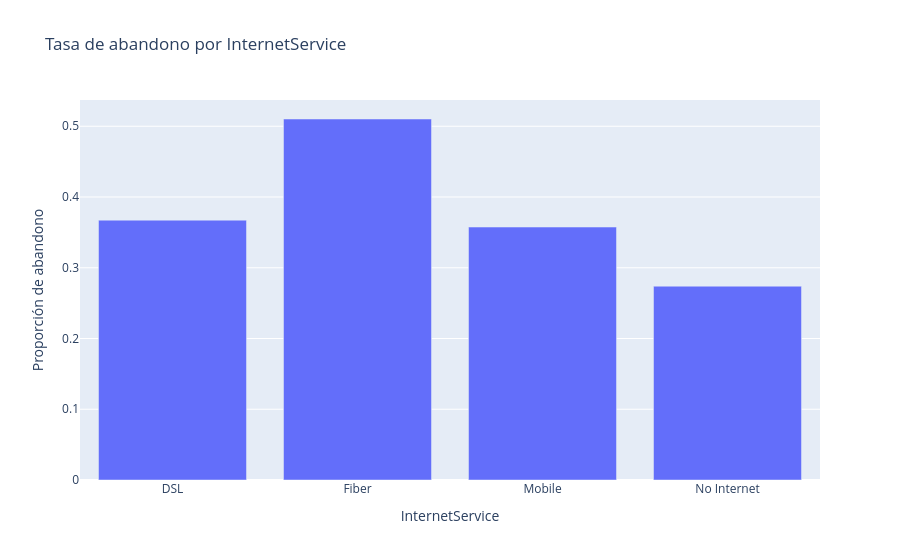

The notebook cell saved with this chart:
### Code cell
# Mostramos tamaño de grupo y tasa: un grupo pequeño requiere cautela.
summary = df.groupby('InternetService', dropna=False).abandono.agg(['size', 'mean']).reset_index()
display(summary)
px.bar(summary, x='InternetService', y='mean', hover_data=['size'], title='Tasa de abandono por InternetService', labels={'mean':'Proporción de abandono'}).show()

### Figure 1 — Plotly figure (JSON) as saved in the notebook; plotly's stock layout.template omitted (floating-point values rounded to 4 significant figures)
{"data": [{"customdata": [[2709], [4239], [2092], [960]], "hovertemplate": "InternetService=%{x}<br>Proporción de abandono=%{y}<br>size=%{customdata[0]}<extra></extra>", "legendgroup": "", "marker": {"color": "#636efa", "pattern": {"shape": ""}}, "name": "", "orientation": "v", "showlegend": false, "textposition": "auto", "type": "bar", "x": ["DSL", "Fiber", "Mobile", "No Internet"], "xaxis": "x", "y": [0.3673, 0.5103, 0.3576, 0.274], "yaxis": "y"}], "layout": {"barmode": "relative", "legend": {"tracegroupgap": 0}, "title": {"text": "Tasa de abandono por InternetService"}, "xaxis": {"anchor": "y", "domain": [0.0, 1.0], "title": {"text": "InternetService"}}, "yaxis": {"anchor": "x", "domain": [0.0, 1.0], "title": {"text": "Proporción de abandono"}}}}
